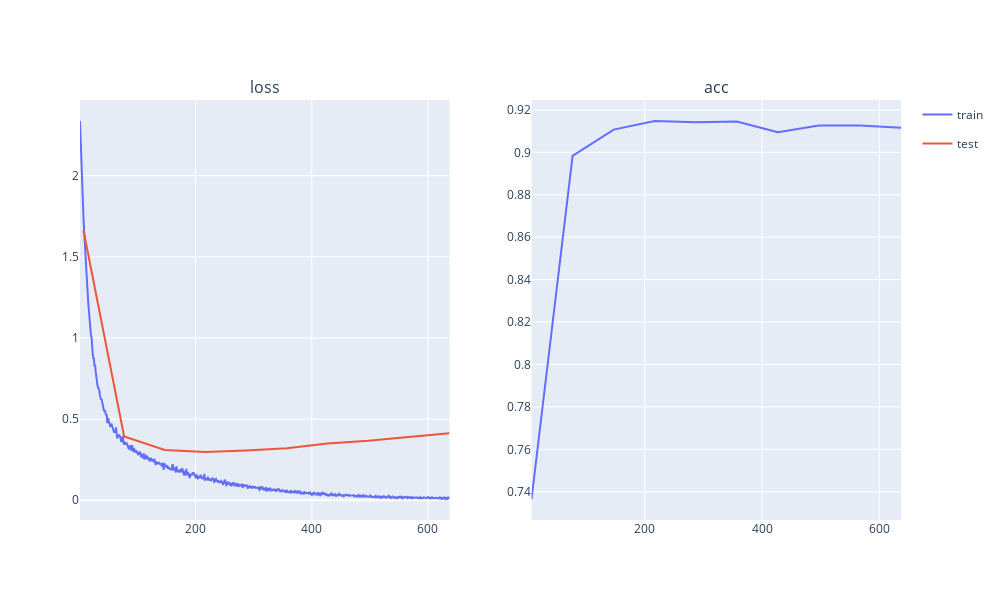

The notebook cell saved with this chart:
### Code cell
#adam
plotter.draw_no_widget()

### Figure 1 — Plotly figure (JSON) as saved in the notebook; plotly's stock layout.template omitted (floating-point values rounded to 4 significant figures; data arrays with more than 128 entries replaced by an {"elided": "..."} marker saying what was removed)
{"data": [{"hovertemplate": "phase=train<br>epoch=%{x}<br>loss=%{y}<extra></extra>", "legendgroup": "train", "marker": {"color": "#636efa", "symbol": "circle"}, "mode": "lines", "name": "train", "orientation": "v", "showlegend": true, "type": "scatter", "x": {"elided": "637 int values"}, "xaxis": "x", "y": {"elided": "637 float values"}, "yaxis": "y"}, {"hovertemplate": "phase=test<br>epoch=%{x}<br>loss=%{y}<extra></extra>", "legendgroup": "test", "marker": {"color": "#EF553B", "symbol": "circle"}, "mode": "lines", "name": "test", "orientation": "v", "showlegend": true, "type": "scatter", "x": [7, 77, 147, 217, 287, 357, 427, 497, 567, 637], "xaxis": "x", "y": [1.662, 0.3925, 0.3098, 0.2966, 0.3065, 0.321, 0.3496, 0.3667, 0.3902, 0.4136], "yaxis": "y"}, {"hovertemplate": "phase=test<br>epoch=%{x}<br>acc=%{y}<extra></extra>", "legendgroup": "test", "marker": {"color": "#636efa", "symbol": "circle"}, "mode": "lines", "name": "test", "orientation": "v", "showlegend": false, "type": "scatter", "x": [7, 77, 147, 217, 287, 357, 427, 497, 567, 637], "xaxis": "x2", "y": [0.7366, 0.8983, 0.9107, 0.9148, 0.9141, 0.9145, 0.9094, 0.9126, 0.9126, 0.9116], "yaxis": "y2"}], "layout": {"annotations": [{"font": {"size": 16}, "showarrow": false, "text": "loss", "x": 0.225, "xanchor": "center", "xref": "paper", "y": 1, "yanchor": "bottom", "yref": "paper"}, {"font": {"size": 16}, "showarrow": false, "text": "acc", "x": 0.775, "xanchor": "center", "xref": "paper", "y": 1, "yanchor": "bottom", "yref": "paper"}], "height": 600, "showlegend": true, "width": 1000, "xaxis": {"anchor": "y", "domain": [0, 0.45]}, "xaxis2": {"anchor": "y2", "domain": [0.55, 1]}, "yaxis": {"anchor": "x", "domain": [0, 1]}, "yaxis2": {"anchor": "x2", "domain": [0, 1]}}}
